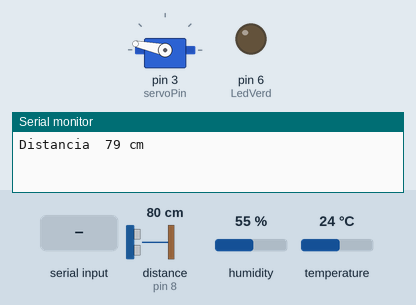
Simulated run of this sketch. Board: Arduino Uno, built with avr-gcc and run on an emulated ATmega328P. Parts: servo, output pins drawn as LEDs (lit = HIGH), the last lines printed to the serial monitor. Wiring (inferred from the names in the program): ultrasonic range finder: trigger pin 9; echo pin 8. The test bench sets the inputs (shaded band); at power-on: distance to the obstacle (sensor on pin 8) 80 cm, humidity 55 %, temperature 24 °C. The echo pulse lasts 58.3 µs per cm; pins used as bus, display or sensor lines are not drawn.

Above: at 1.2 s.
1.3 s: "2\n" received over the second serial link
At 1.6 s:
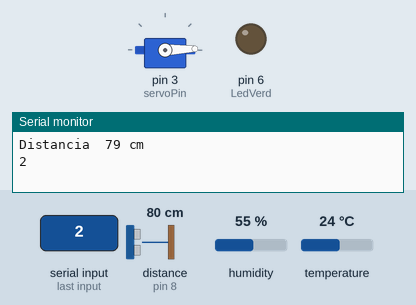
At 3.27 s:
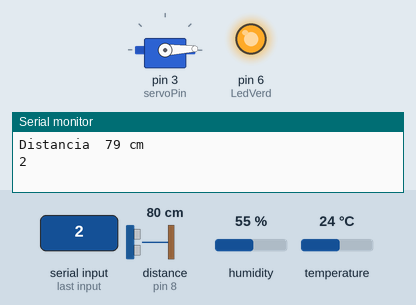
7.3 s: "3\n" received over the second serial link
8.8 s: "Parar 1\n" received over the second serial link
Timing chart, 0 to 11.8 s (numbered marks = the images above; inputs shaded):
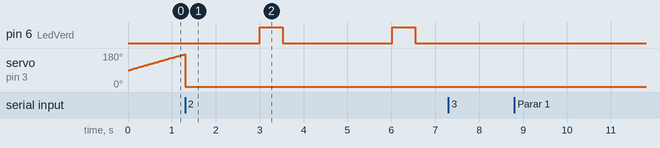

The sketch:

servo+transmisor_5.3_ESTE.ino
```cpp
#include <SoftwareSerial.h>
#include <DHT.h>
#include <Servo.h>
#define DHTPIN 2
#define DHTTYPE DHT11
DHT dht(DHTPIN, DHTTYPE);
SoftwareSerial mySerial(10, 11); // RX, TX
#define LedVerd 6
unsigned long nextLedRojo;
const unsigned long intervalLedRojo = 500;
unsigned long nextHT;
unsigned long intervalHT = 3000;
unsigned long nextTimeoutHT;
unsigned long intervalTimeoutHT = 5000;
bool esperandoTimeout = false;
bool enviarDatos = true;

// --- Variables Servo ---
const int servoPin = 3;
const int trigPin = 9;
const int echoPin = 8;

Servo miServo;
int angulo = 90;
int direccion = 1;
bool controlPython = false;

unsigned long ultimoBarrido = 0;
const int pasoBarrido = 1;
const unsigned long intervaloBarrido = 15;

unsigned long tiempoInicioPulso = 0;
bool esperandoPulso = false;
long duracion = 0;
int distancia = 0;

const unsigned long intervaloDistancia = 200; // 200ms entre medidas
unsigned long nextMedidaDistancia = 0;
int ultimaDistanciaEnviada = -2;


String mensaje;

void setup() {
  mySerial.begin(9600);
  Serial.begin(9600);
  dht.begin();
  pinMode(LedVerd, OUTPUT);
  nextLedRojo = millis() + intervalLedRojo;
  nextHT = millis() + intervalHT;
  nextTimeoutHT = millis() + intervalTimeoutHT;

  // Servo y ultrasónico
  miServo.attach(servoPin);
  miServo.write(angulo);
  pinMode(trigPin, OUTPUT);
  pinMode(echoPin, INPUT);
}

void loop() {
if (mySerial.available() > 0) {
  mensaje = mySerial.readStringUntil('\n');
  Serial.println(mensaje);
  mensaje.trim();

    int fin = mensaje.indexOf(' ',0);// Troba la posició del primer ' ' en la cadena
    int codigo = mensaje.substring(0, fin).toInt();// Extreu el codi (del principi fins a la posició espai) i el converteix a int
    int inicio = fin+1;// Marca on comença la informació després del codi

    if(codigo == 4){
      fin=mensaje.indexOf(' ',inicio);// Busca si hi ha un altre : després del valor
      if (fin == -1) fin = mensaje.length();  // Si no hi ha un altre valor, agafa fins el final final
        intervalHT = mensaje.substring(inicio, fin).toInt() * 1000;// El valor que hi ha després de l'espai el passa a int i l'assigna a l'intervalHT + multiplica per 1000 per passar a milis
    }
    else if(codigo == 2){
      int nuevoAngulo = mensaje.substring(inicio).toInt();
      if (nuevoAngulo >= 0 && nuevoAngulo <= 180) {
        angulo = nuevoAngulo;
        miServo.write(angulo);
        controlPython = true; // Python toma control
      }
      if (nuevoAngulo == -1)
        controlPython = false;
    }
    else if(codigo == 3){
      enviarDatos = false;
    }
}


// --- Barrido automático del servo si Python no controla ---
  if (!controlPython) {
    if (millis() - ultimoBarrido >= intervaloBarrido) {
      angulo += direccion * pasoBarrido;
      if (angulo >= 180) {
        angulo = 180;
        direccion = -1;

      }
      if (angulo <= 0) {
        angulo = 0;
        direccion = 1;
      }
      miServo.write(angulo);
      ultimoBarrido = millis();
    }
  }

  unsigned long ahora = millis();

    // Medir distancia sin bloquear
    if (ahora >= nextMedidaDistancia) {
        nextMedidaDistancia = ahora + intervaloDistancia;

        // disparar pulso
        digitalWrite(trigPin, LOW);
        delayMicroseconds(2);
        digitalWrite(trigPin, HIGH);
        delayMicroseconds(10);
        digitalWrite(trigPin, LOW);

        // medir pulso manualmente con timeout
        unsigned long startTime = micros();
        while (digitalRead(echoPin) == LOW && micros() - startTime < 30000) ; // esperar subida
        unsigned long tiempoPulso = 0;
        if (digitalRead(echoPin) == HIGH) {
            unsigned long pulsoInicio = micros();
            while (digitalRead(echoPin) == HIGH && micros() - pulsoInicio < 30000) ; // esperar bajada
            tiempoPulso = micros() - pulsoInicio;
        }

        if (tiempoPulso == 0) {
            distancia = -1;
            esperandoPulso = false;
        } else {
            distancia = tiempoPulso * 0.034 / 2;
        }
         if (distancia != ultimaDistanciaEnviada) {
            Serial.print("Distancia  ");
            Serial.print(distancia);
            Serial.println(" cm");
            ultimaDistanciaEnviada = distancia;
         }
    }
    if(mensaje == "Parar")
    enviarDatos = false;
    if(mensaje == "Reanudar")
    enviarDatos = true;
    if(enviarDatos == true){
    float h = dht.readHumidity();
    float t = dht.readTemperature();
    if (millis() >= nextHT){
        if (isnan(h) || isnan(t)){
        if (!esperandoTimeout){
            esperandoTimeout = true;
            nextTimeoutHT = millis() + intervalTimeoutHT;
        }
        }
        else {
        esperandoTimeout = false;
        digitalWrite(LedVerd, HIGH);
        mySerial.print("1 ");
        mySerial.print(h);
        mySerial.print(" ");
        mySerial.println(t);
        mySerial.print("2 ");
        mySerial.print(angulo);
        mySerial.print(" ");
        mySerial.println(distancia);
        nextLedRojo = millis() + intervalLedRojo;
        }
        nextHT = millis() + intervalHT;
    }
    if (millis() >= nextLedRojo)
        digitalWrite(LedVerd, LOW);
    if(esperandoTimeout && (millis() >= nextTimeoutHT)){
        mySerial.println("Fallo");
        esperandoTimeout = false;
        }
    }
}
```

Measured:
- by itself, pin 6 (LedVerd): alternates HIGH for 0.52 s and LOW for 2.5 s
